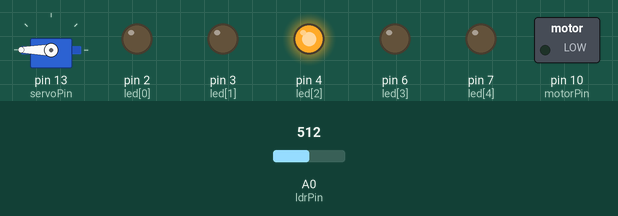
The sketch below on a simulated Arduino Uno, built with avr-gcc and run on an emulated ATmega328P. On the bench: servo, switched loads named in the sketch (green lamp = pin HIGH), output pins drawn as LEDs (lit = HIGH). Inputs (shaded band) come from the test bench; at power-on: A0 (ldrPin) = 512. Random numbers use the default seed unless the sketch sets one.

Above: at 1.2 s.
1.3 s: A0 (ldrPin) set to 560
At 4.08 s:
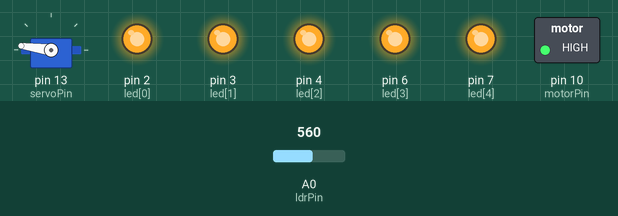
4.3 s: A0 (ldrPin) set to 540
At 7.0 s:
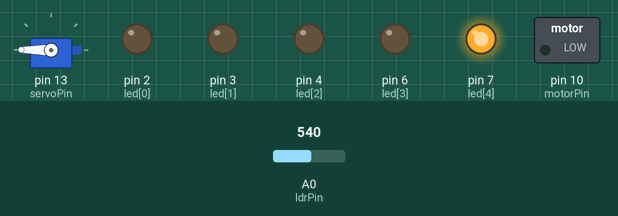
7.3 s: A0 (ldrPin) set to 716
At 8.1 s:
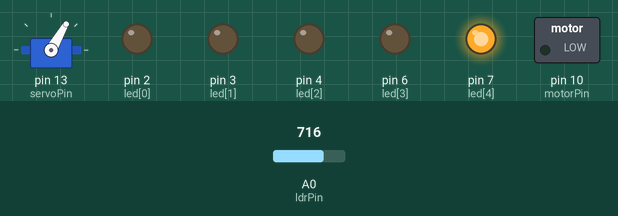
10.3 s: A0 (ldrPin) set to 810
At 13.0 s:
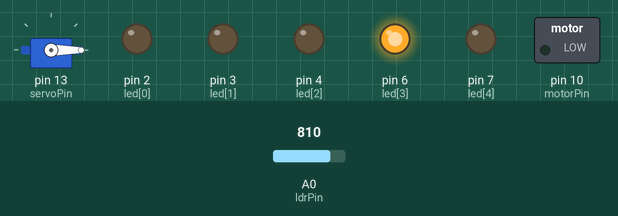
13.3 s: A0 (ldrPin) set to 511
At 14.4 s:
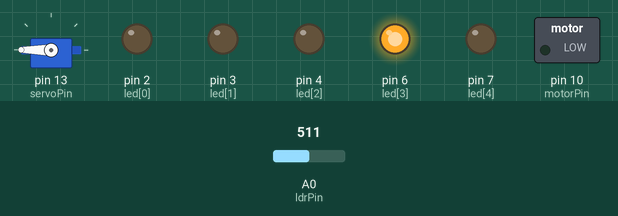
16.3 s: A0 (ldrPin) set to 900
At 23.5 s:
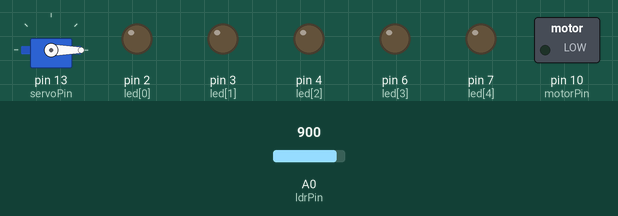
Timing chart, 0 to 23.7 s (numbered marks = the images above; inputs shaded):
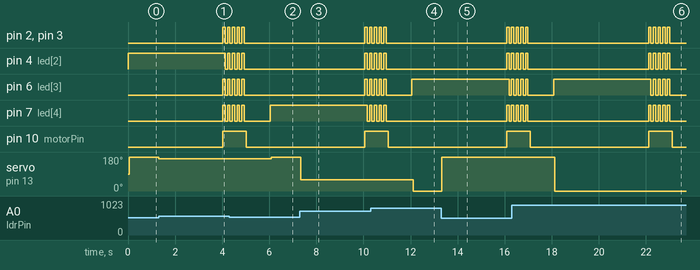

The sketch:

led.ino
```cpp
#include <Servo.h>

//Array of LED pins and their position in degrees
const int led[] = {2,3,4,6,7};
const int ledPos[] = {170, 130, 90, 50, 10};
const int arrLen = sizeof(led)/sizeof(int); //Number of LEDs

//Pins for LDR, servo and motor
const int ldrPin = 0;
const int servoPin = 13;
const int motorPin = 10;

Servo servo; //Declare Servo object

int active; //The index of the LED the servo is pointing to
int target = 0; //The index of the LED that the user should point to to pass the level. Initialized to 0

const int originalSpeed = 4000; //The original time the user has before losing
const int speedIncrement = 100; //How much to decrease this time by after every 'level'

int speed = originalSpeed; //The time the user has for that specific level

const int requiredMatches = 5; //The number of continuous matches a user needs before completing the level
int matches = 0; //The number of continuous matches the user has. Initialized to zero

const int userVariance = 10; //Amount of 'wiggle-room' the user has

//The range of LDR values the motor should respond to
int minLdr = 550;
int maxLdr = 800;

unsigned long time = millis(); //The time at the start of the level. Uses unsigned long as int fails after ~32 seconds


void setup() {
  Serial.begin(9600);
  for (int i = 0; i < arrLen; i++) {
    //Set all LED pins to OUTPUT. Set all to off
    pinMode(led[i], OUTPUT);
    digitalWrite(led[i], LOW);
  }

  pinMode(servoPin, OUTPUT);
  pinMode(motorPin, OUTPUT);
  servo.attach(servoPin); //Initialize servo
  randomSeed(1); //Set random seed to from analog pin 1. This pin should not be used
}


int selectedLed(int position, int variance) {
  //Position: position of servo
  //Variance: amount of 'wiggle room' the user has for there to be a match. The range is double the variance
  for (int i = 0; i < arrLen; i++) {
    if (abs(ledPos[i] - position) < variance) {
      return i;
      //Returns either the index of the LED or -1 if there are no matches
    }
  }
  return -1; //No match, return -1
}


void flashLed(int time, int number, bool spinMotor) {
  //Time: time between flashes
  //Number: number of times to turn on and off
  //spinMotor: if the motor should spin or not
  if (spinMotor) {
    digitalWrite(motorPin, HIGH); //Turns the motor on until the end of the function
  }

  for (int i = 0; i < number; i++) {
    for (int j = 0; j < arrLen; j++) {
      digitalWrite(led[j], HIGH);
    }
    delay(time);
    for (int j = 0; j < arrLen; j++) {
      digitalWrite(led[j], LOW);
    }
    delay(time);
  }

  if (spinMotor) {
    digitalWrite(motorPin, LOW);
  }
}


void loop() {
  digitalWrite(led[target], LOW); //Turn the pervious target LED off

  target = random(0, arrLen); //Set target LED to random integer and turn that LED on
  digitalWrite(led[target], HIGH);

  time = millis(); //Set the time at the start of the loop
  while (millis() - time < speed) {
    //Continue through the loop until the time since when the function started is greater than the time the user has to complete the level
    delay(50); //Delay of 50 milliseconds each time it goes through the loop. Makes setting `requiredMatches` easier.
    int ldrVal = constrain(analogRead(ldrPin), minLdr, maxLdr); //Get the value of the LDR, and constrain it.
    int pos = map(ldrVal, maxLdr, minLdr, 0, 180); //Constrained, so pos will always be between 0 and 180

    servo.write(pos); //Servo postiion mapped to the LED value
    active = selectedLed(pos, userVariance); //Find which LED the servo is pointing to

    if (active == target) {
      matches++; //Increase the amount of matches if servo pointing at the right LED
    }
    else {
      matches = 0; //If not pointing, set matches to 0- `matches` measures the number of continuous matches to ensure the servo is relatively static
    }

    if (matches >= requiredMatches) {
      //If more matches than required, exit loop
      break;
    }
  }

  if (matches < requiredMatches) {
     //If exited because the user ran out of time, and not because the user got the required number of matches
    speed = originalSpeed; //Restart- set speed to the original speed
    flashLed(100, 5, true); //Flash the LEDs 5 times
    delay(1000); //Wait 1 second so the user can prepare
  }

  else {
    speed -= speedIncrement; //Decrease speed to increase difficulty

    if (speed < speedIncrement) {
      //If, in the next level, the speed would be less than 0
      flashLed(80, 10, true); //Flash the LED, spin the motor
      speed = originalSpeed; //Restart the game
      delay(2000);
    }
  }
}
```

Measured:
- after the input at 1.3 s, servo on pin 13 (servoPin): 180° → 172° at once
- after the input at 4.3 s, servo on pin 13 (servoPin): 172° → 180° after 1.8 s
- after the input at 7.3 s, servo on pin 13 (servoPin): 180° → 60° at once
- after the input at 10.3 s, servo on pin 13 (servoPin): 60° → 0° after 1.8 s
- after the input at 13.3 s, servo on pin 13 (servoPin): 0° → 180° at once
- after the input at 16.3 s, servo on pin 13 (servoPin): 180° → 0° after 1.8 s
